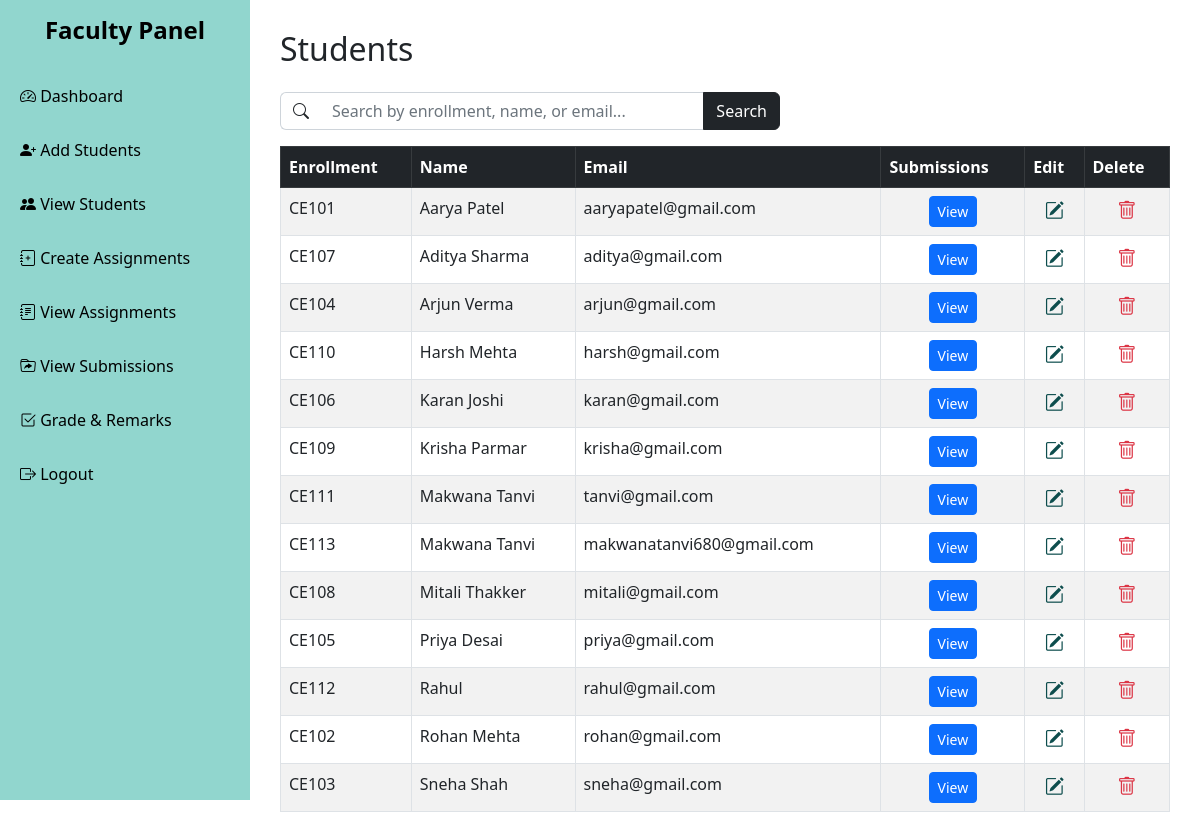
Screenshot of /faculty_student_view.php with the database file from the repository.
### tables this page shows
CREATE TABLE `students` (
  `s_id` int(11) NOT NULL,
  `faculty_id` int(11) NOT NULL,
  `s_name` varchar(100) NOT NULL,
  `s_email` varchar(100) NOT NULL,
  `enroll_no` varchar(50) NOT NULL,
  `pass` varchar(100) NOT NULL
);

### faculty_student_view.php (the view, shortened to what this page needs)
<?php
include "db_connect.php";
$search = isset($_GET['search']) ? mysqli_real_escape_string($conn, $_GET['search']) : '';
$query = "SELECT * FROM students";
$query .= " ORDER BY s_name ASC";
$result = mysqli_query($conn, $query);
?>
<!DOCTYPE html>
<html lang="en">
<head>
    <link href="https://cdn.jsdelivr.net/npm/bootstrap@5.2.3/dist/css/bootstrap.min.css" rel="stylesheet">
    <link href="https://cdn.jsdelivr.net/npm/bootstrap-icons@1.10.5/font/bootstrap-icons.css" rel="stylesheet">
</head>
<body>
<div class="wrapper">
    <div class="sidebar">
        <h4>Faculty Panel</h4>
        <a href="faculty_dashboard.php"><i class="bi bi-speedometer2"></i> Dashboard</a>
        <a href="faculty_add_student.php"><i class="bi bi-person-plus-fill"></i> Add Students</a>
        <a href="faculty_student_view.php"><i class="bi bi-people-fill"></i> View Students</a>
        <a href="create_assignment.php"><i class="bi bi-journal-plus"></i> Create Assignments</a>
        <a href="view_assignment_faculty.php"><i class="bi bi-journal-text"></i> View Assignments</a>
        <a href="view_submissions_faculty.php"><i class="bi bi-folder-symlink"></i> View Submissions</a>
        <a href="give_grades.php"><i class="bi bi-check2-square"></i> Grade & Remarks</a>
        <a href="index.php"><i class="bi bi-box-arrow-right"></i> Logout</a>
    </div>
    <div class="content">
        <h2 class="mb-4">Students</h2>
        <form method="GET" action="" class="mb-3" style="max-width: 500px;">
            <div class="input-group">
                <span class="input-group-text bg-white border-end-0">
                    <i class="bi bi-search text-dark"></i>
                </span>
                <input
                    type="text"
                    name="search"
                    class="form-control border-start-0"
                    placeholder="Search by enrollment, name, or email..."
                    value="<?= htmlspecialchars($search) ?>"
                    style="box-shadow: none;"
                >
                <button class="btn btn-dark" type="submit">Search</button>
            </div>
        </form>
        <table class="table table-bordered table-striped">
            <thead class="table-dark">
                <tr>
                    <th>Enrollment</th>
                    <th>Name</th>
                    <th>Email</th>
                    <th>Submissions</th>
                    <th>Edit</th>
                    <th>Delete</th>
                </tr>
            </thead>
            <tbody>
                <?php if (mysqli_num_rows($result) > 0): ?>
                    <?php while ($row = mysqli_fetch_assoc($result)): ?>
                        <tr>
                            <td><?= htmlspecialchars($row['enroll_no']); ?></td>
                            <td><?= htmlspecialchars($row['s_name']); ?></td>
                            <td><?= htmlspecialchars($row['s_email']); ?></td>
                            <td class="text-center">
                                <a href="view_submissions_faculty.php?sid=<?= $row['s_id']; ?>" class="btn btn-sm btn-primary">View</a>
                            </td>
                            <td class="text-center">
                                <a href="edit_student.php?id=<?= $row['s_id'] ?>">
                                    <i class="bi bi-pencil-square edit-icon"></i>
                                </a>
                            </td>
                            <td class="text-center">
                                <a href="faculty_student_view.php?delete=<?= $row['s_id']; ?>" onclick="return confirm('Are you sure you want to delete this student?');">
                                    <i class="bi bi-trash delete-icon"></i>
                                </a>
                            </td>
                        </tr>
                    <?php endwhile; ?>
                <?php else: ?>
                    <tr><td colspan="6" class="text-center">No students found</td></tr>
                <?php endif; ?>
            </tbody>
        </table>
    </div>
</div>
</body>
</html>

### faculty_student_view.php (style rules this page uses)
body { font-family: 'Segoe UI', sans-serif; background-image: url('images/image10.jpg'); background-repeat: no-repeat; background-size: cover; background-attachment: fixed; margin: 0; min-height: 100vh; display: flex; flex-direction: column; }
.wrapper { flex: 1; display: flex; min-height: 100vh; background-color: rgba(255, 255, 255, 0.85); }
.sidebar { flex-shrink: 0; width: 250px; background-color: rgb(145, 214, 206); color: #000; padding-top: 1rem; position: sticky; top: 0; height: 100vh; }
.sidebar h4 { text-align: center; margin-bottom: 1.5rem; font-weight: bold; }
.sidebar a { color: #000; text-decoration: none; display: block; padding: 15px 20px; font-weight: 500; transition: background-color 0.3s ease; }
.content { flex-grow: 1; padding: 30px; }
.edit-icon { color: #0d4d4d; cursor: pointer; font-size: 1.2rem; }
.delete-icon { color: #dc3545; cursor: pointer; font-size: 1.2rem; }

### rows the page displays
students: enroll_no "CE101", s_name "Aarya Patel", s_email "aaryapatel@gmail.com"
students: enroll_no "CE107", s_name "Aditya Sharma", s_email "aditya@gmail.com"
students: enroll_no "CE104", s_name "Arjun Verma", s_email "arjun@gmail.com"
students: enroll_no "CE110", s_name "Harsh Mehta", s_email "harsh@gmail.com"
students: enroll_no "CE106", s_name "Karan Joshi", s_email "karan@gmail.com"
students: enroll_no "CE109", s_name "Krisha Parmar", s_email "krisha@gmail.com"
students: enroll_no "CE111", s_name "Makwana Tanvi", s_email "tanvi@gmail.com"
students: enroll_no "CE113", s_name "Makwana Tanvi", s_email "makwanatanvi680@gmail.com"
students: enroll_no "CE108", s_name "Mitali Thakker", s_email "mitali@gmail.com"
students: enroll_no "CE105", s_name "Priya Desai", s_email "priya@gmail.com"
students: enroll_no "CE112", s_name "Rahul", s_email "rahul@gmail.com"
students: enroll_no "CE102", s_name "Rohan Mehta", s_email "rohan@gmail.com"
students: enroll_no "CE103", s_name "Sneha Shah", s_email "sneha@gmail.com"
